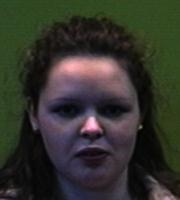
#> input picture Dataset Wajah/F14.13.jpg, 180 x 200 px; its folder holds 4 pictures in this run
$ python main.py   (Python 2 division)   (older library calls are emulated)
#> lines starting #> are read from the running program, lines starting #| are printed output that depends on the picture
import cv2
import os
import glob
import pandas as pd
from os import listdir
from skimage.feature import greycomatrix, greycoprops
from sklearn.model_selection import train_test_split
from sklearn.neighbors import KNeighborsClassifier
from sklearn.cross_validation import cross_val_score, KFold
from sklearn import preprocessing
from sklearn.model_selection import StratifiedKFold
import sklearn.metrics as sm

def feature(img):
    xs=[]
    glcm = greycomatrix(img, [5], [0], 256, symmetric=True, normed=True)
    xs.append(greycoprops(glcm, 'contrast')[0,0])
    xs.append(greycoprops(glcm, 'dissimilarity')[0, 0])
    xs.append(greycoprops(glcm, 'homogeneity')[0, 0])
    xs.append(greycoprops(glcm, 'ASM')[0, 0])
    xs.append(greycoprops(glcm, 'energy')[0, 0])
    xs.append(greycoprops(glcm, 'correlation')[0, 0])
    return xs


img_dir = "F:\Semester 7\Visikom\Classification 1\Dataset Wajah"
data_path = os.path.join(img_dir,'*g')
files = glob.glob(data_path)
datas = []
class_data = []
features = []
for f1 in files:
    img = cv2.imread(f1)
#> img is the input picture: shape (200, 180, 3); mean B, G, R 44, 51.8, 51.5
    gray_image = cv2.cvtColor(img, cv2.COLOR_BGR2GRAY)
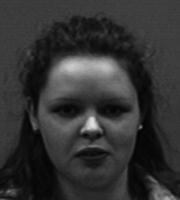
#> gray_image: shape (200, 180); min 0, max 223, mean 50.8
    datas.append(gray_image)
    head, tail = os.path.split(f1)
    name = tail.split('.')
    class_data.append(name[0])
#> pass 2 of the loop `for f1 in files:`:
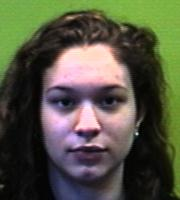
#> input picture Dataset Wajah/F15.1.jpg, 180 x 200 px
#> img is the input picture: shape (200, 180, 3); mean B, G, R 67.1, 85.8, 85.1
#> `gray_image = cv2.cvtColor(img, cv2.COLOR_BGR2GRAY)`:
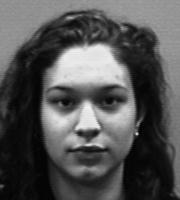
#> gray_image: shape (200, 180); min 0, max 246, mean 83.5
#> pass 3 of the loop `for f1 in files:`:
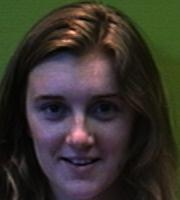
#> input picture Dataset Wajah/F17.17.jpg, 180 x 200 px
#> img is the input picture: shape (200, 180, 3); mean B, G, R 44.6, 51.7, 55.8
#> `gray_image = cv2.cvtColor(img, cv2.COLOR_BGR2GRAY)`:
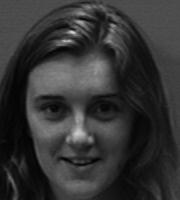
#> gray_image: shape (200, 180); min 2, max 212, mean 52.2
#> the loop made 4 passes; the first 3 are shown

for i in range(len(datas)):
    data = datas[i]
    features.append(feature(data))
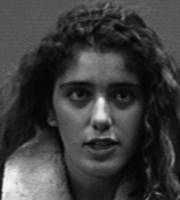
#> data: shape (200, 180); min 1, max 246, mean 61.6

# [12 lines of commented-out code are left out]

min_max = preprocessing.MinMaxScaler()
x_scaled = min_max.fit_transform(features)
dataset = pd.DataFrame(x_scaled)
dataset = dataset.values
class_data = pd.DataFrame(class_data)
class_data = class_data.values

X_train =[]
X_test = []
y_train = []
y_test = []

skf = StratifiedKFold(n_splits=3)
clf = KNeighborsClassifier(n_neighbors= 3, weights='distance')
#> (the run stopped early here; a loop or call above may not have finished)
